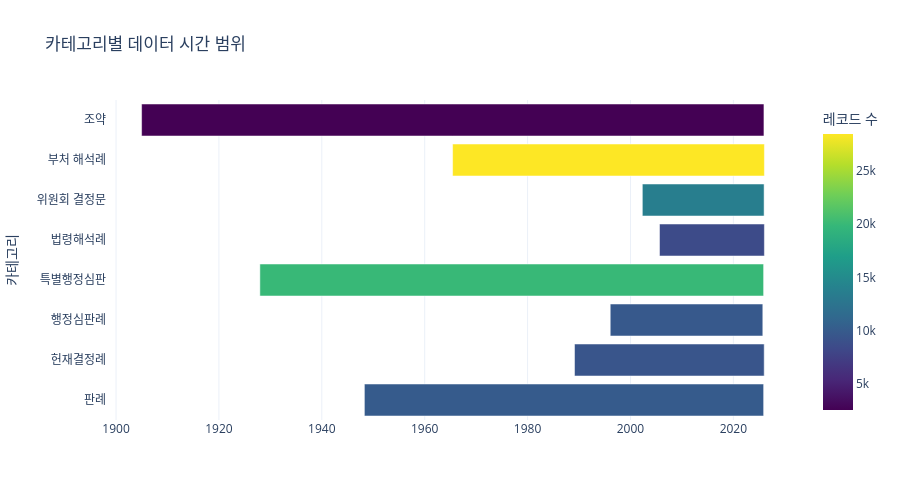

The cell this chart's notebook holds for it:
### Code cell
# ── 카테고리별 시간 범위 Gantt 차트 ─────────────────────
gantt_data = []
for cat_key, tr in temporal_results.items():
    gantt_data.append({
        "카테고리": tr["label"],
        "시작": tr["min_date"],
        "종료": tr["max_date"],
        "레코드 수": tr["parsed_count"],
    })

df_gantt = pd.DataFrame(gantt_data)
df_gantt["시작"] = pd.to_datetime(df_gantt["시작"])
df_gantt["종료"] = pd.to_datetime(df_gantt["종료"])

fig = px.timeline(
    df_gantt,
    x_start="시작",
    x_end="종료",
    y="카테고리",
    title="카테고리별 데이터 시간 범위",
    color="레코드 수",
    color_continuous_scale="Viridis",
    hover_data=["레코드 수"],
)
fig.update_layout(height=500)
fig.show()

### Figure 1 — Plotly figure (JSON) as saved in the notebook; plotly's stock layout.template omitted (floating-point values rounded to 4 significant figures)
{"data": [{"base": ["1948-04-12T00:00:00.000000", "1989-02-14T00:00:00.000000", "1996-01-26T00:00:00.000000", "1927-12-18T00:00:00.000000", "2005-08-23T00:00:00.000000", "2002-04-23T00:00:00.000000", "1965-06-04T00:00:00.000000", "1904-12-21T00:00:00.000000"], "customdata": [[10000], [9461], [9843], [19981], [8505], [13656], [28464], [2582]], "hovertemplate": "시작=%{base}<br>종료=%{x}<br>카테고리=%{y}<br>레코드 수=%{marker.color}<extra></extra>", "legendgroup": "", "marker": {"color": [10000, 9461, 9843, 19981, 8505, 13656, 28464, 2582], "coloraxis": "coloraxis", "pattern": {"shape": ""}}, "name": "", "orientation": "h", "showlegend": false, "textposition": "auto", "type": "bar", "x": [2449094400000, 1163635200000, 935884800000, 3090096000000, 643420800000, 746928000000, 1912723200000, 3817584000000], "xaxis": "x", "y": ["판례", "헌재결정례", "행정심판례", "특별행정심판", "법령해석례", "위원회 결정문", "부처 해석례", "조약"], "yaxis": "y"}], "layout": {"barmode": "overlay", "coloraxis": {"colorbar": {"title": {"text": "레코드 수"}}, "colorscale": [[0, "#440154"], [0.1111, "#482878"], [0.2222, "#3e4989"], [0.3333, "#31688e"], [0.4444, "#26828e"], [0.5556, "#1f9e89"], [0.6667, "#35b779"], [0.7778, "#6ece58"], [0.8889, "#b5de2b"], [1, "#fde725"]]}, "height": 500, "legend": {"tracegroupgap": 0}, "title": {"text": "카테고리별 데이터 시간 범위"}, "xaxis": {"anchor": "y", "domain": [0, 1], "type": "date"}, "yaxis": {"anchor": "x", "domain": [0, 1], "title": {"text": "카테고리"}}}}
